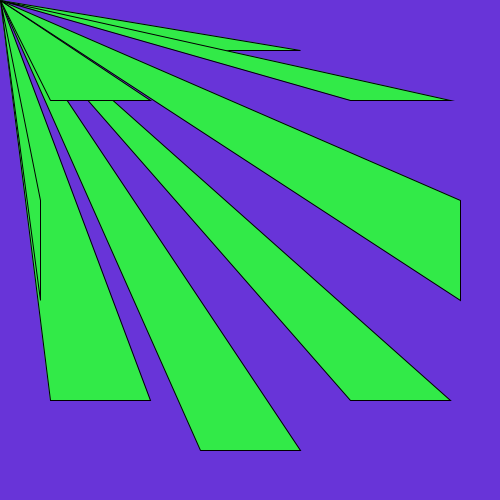
Frame 1 (no input)
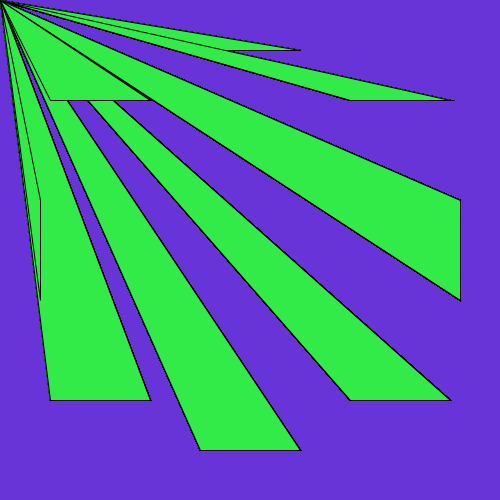
Frame 60 (the mouse pressed at the canvas centre just before this capture)
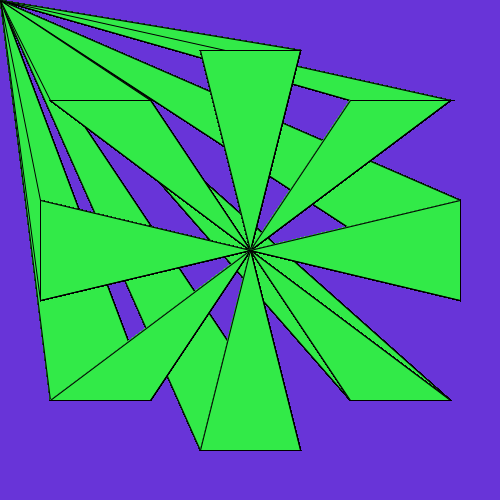
Frame 120 (the mouse held since frame 60 and released just before this capture)

The Processing sketch that drew these frames (run headless with seeded random() and noise(); from frame 60 on, the mouse is pressed at the canvas centre):

// Processing sketch: processing_3014
// ── processing_3014.pde

void setup(){
  size(500,500);
  background(104,52,216);
}
void draw(){
  stroke(0);
  fill(50,234,72);

  triangle(mouseX,mouseY,50,400,150,400);
  triangle(mouseX,mouseY,200,450,300,450);
  triangle(mouseX,mouseY,350,400,450,400);
  triangle(mouseX,mouseY,50,100,150,100);
  triangle(mouseX,mouseY,200,50,300,50);
  triangle(mouseX,mouseY,350,100,450,100);
  triangle(mouseX,mouseY,40,200,40,300);
  triangle(mouseX,mouseY,460,200,460,300);
}

void mousePressed(){
  background(104,52,216);
}
